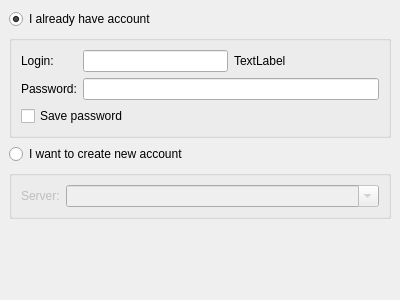
<?xml version="1.0" encoding="UTF-8"?>
<ui version="4.0">
 <class>JAccountWizardPage</class>
 <widget class="QWizardPage" name="JAccountWizardPage">
  <property name="geometry">
   <rect>
    <x>0</x>
    <y>0</y>
    <width>400</width>
    <height>300</height>
   </rect>
  </property>
  <property name="windowTitle">
   <string>WizardPage</string>
  </property>
  <layout class="QVBoxLayout" name="scrollAreaLayout">
   <property name="margin">
    <number>0</number>
   </property>
   <item>
    <widget class="QScrollArea" name="scrollArea">
     <property name="frameShape">
      <enum>QFrame::NoFrame</enum>
     </property>
     <property name="widgetResizable">
      <bool>true</bool>
     </property>
     <widget class="QWidget" name="scrollAreaWidgetContents">
      <property name="geometry">
       <rect>
        <x>0</x>
        <y>0</y>
        <width>400</width>
        <height>300</height>
       </rect>
      </property>
      <layout class="QVBoxLayout" name="verticalLayout">
       <item>
        <widget class="QRadioButton" name="oldAccountButton">
         <property name="text">
          <string>I already have account</string>
         </property>
         <property name="checked">
          <bool>true</bool>
         </property>
        </widget>
       </item>
       <item>
        <widget class="QGroupBox" name="groupBox">
         <property name="title">
          <string/>
         </property>
         <layout class="QFormLayout" name="formLayout">
          <item row="0" column="0">
           <widget class="QLabel" name="label">
            <property name="sizePolicy">
             <sizepolicy hsizetype="Fixed" vsizetype="Preferred">
              <horstretch>0</horstretch>
              <verstretch>0</verstretch>
             </sizepolicy>
            </property>
            <property name="text">
             <string>Login:</string>
            </property>
           </widget>
          </item>
          <item row="0" column="1">
           <layout class="QHBoxLayout" name="horizontalLayout">
            <item>
             <widget class="QLineEdit" name="jidEdit"/>
            </item>
            <item>
             <widget class="QLabel" name="serverLabel">
              <property name="sizePolicy">
               <sizepolicy hsizetype="Expanding" vsizetype="Preferred">
                <horstretch>0</horstretch>
                <verstretch>0</verstretch>
               </sizepolicy>
              </property>
              <property name="text">
               <string>TextLabel</string>
              </property>
             </widget>
            </item>
           </layout>
          </item>
          <item row="1" column="0">
           <widget class="QLabel" name="label_4">
            <property name="text">
             <string>Password:</string>
            </property>
           </widget>
          </item>
          <item row="1" column="1">
           <widget class="QLineEdit" name="passwdEdit">
            <property name="inputMask">
             <string/>
            </property>
            <property name="echoMode">
             <enum>QLineEdit::Password</enum>
            </property>
           </widget>
          </item>
          <item row="2" column="0" colspan="2">
           <widget class="QCheckBox" name="savePasswdCheck">
            <property name="text">
             <string>Save password</string>
            </property>
           </widget>
          </item>
         </layout>
        </widget>
       </item>
       <item>
        <widget class="QRadioButton" name="newAccountButton">
         <property name="text">
          <string>I want to create new account</string>
         </property>
        </widget>
       </item>
       <item>
        <widget class="QGroupBox" name="groupBox_2">
         <property name="enabled">
          <bool>false</bool>
         </property>
         <property name="title">
          <string/>
         </property>
         <layout class="QFormLayout" name="formLayout_2">
          <item row="0" column="0">
           <widget class="QLabel" name="label_2">
            <property name="text">
             <string>Server:</string>
            </property>
           </widget>
          </item>
          <item row="0" column="1">
           <widget class="QComboBox" name="serverEdit">
            <property name="sizePolicy">
             <sizepolicy hsizetype="Expanding" vsizetype="Fixed">
              <horstretch>0</horstretch>
              <verstretch>0</verstretch>
             </sizepolicy>
            </property>
            <property name="editable">
             <bool>true</bool>
            </property>
           </widget>
          </item>
         </layout>
        </widget>
       </item>
       <item>
        <spacer name="verticalSpacer">
         <property name="orientation">
          <enum>Qt::Vertical</enum>
         </property>
         <property name="sizeHint" stdset="0">
          <size>
           <width>20</width>
           <height>106</height>
          </size>
         </property>
        </spacer>
       </item>
      </layout>
     </widget>
    </widget>
   </item>
  </layout>
 </widget>
 <resources/>
 <connections>
  <connection>
   <sender>oldAccountButton</sender>
   <signal>toggled(bool)</signal>
   <receiver>groupBox</receiver>
   <slot>setEnabled(bool)</slot>
   <hints>
    <hint type="sourcelabel">
     <x>51</x>
     <y>12</y>
    </hint>
    <hint type="destinationlabel">
     <x>16</x>
     <y>53</y>
    </hint>
   </hints>
  </connection>
  <connection>
   <sender>newAccountButton</sender>
   <signal>toggled(bool)</signal>
   <receiver>groupBox_2</receiver>
   <slot>setEnabled(bool)</slot>
   <hints>
    <hint type="sourcelabel">
     <x>48</x>
     <y>131</y>
    </hint>
    <hint type="destinationlabel">
     <x>30</x>
     <y>182</y>
    </hint>
   </hints>
  </connection>
 </connections>
</ui>
